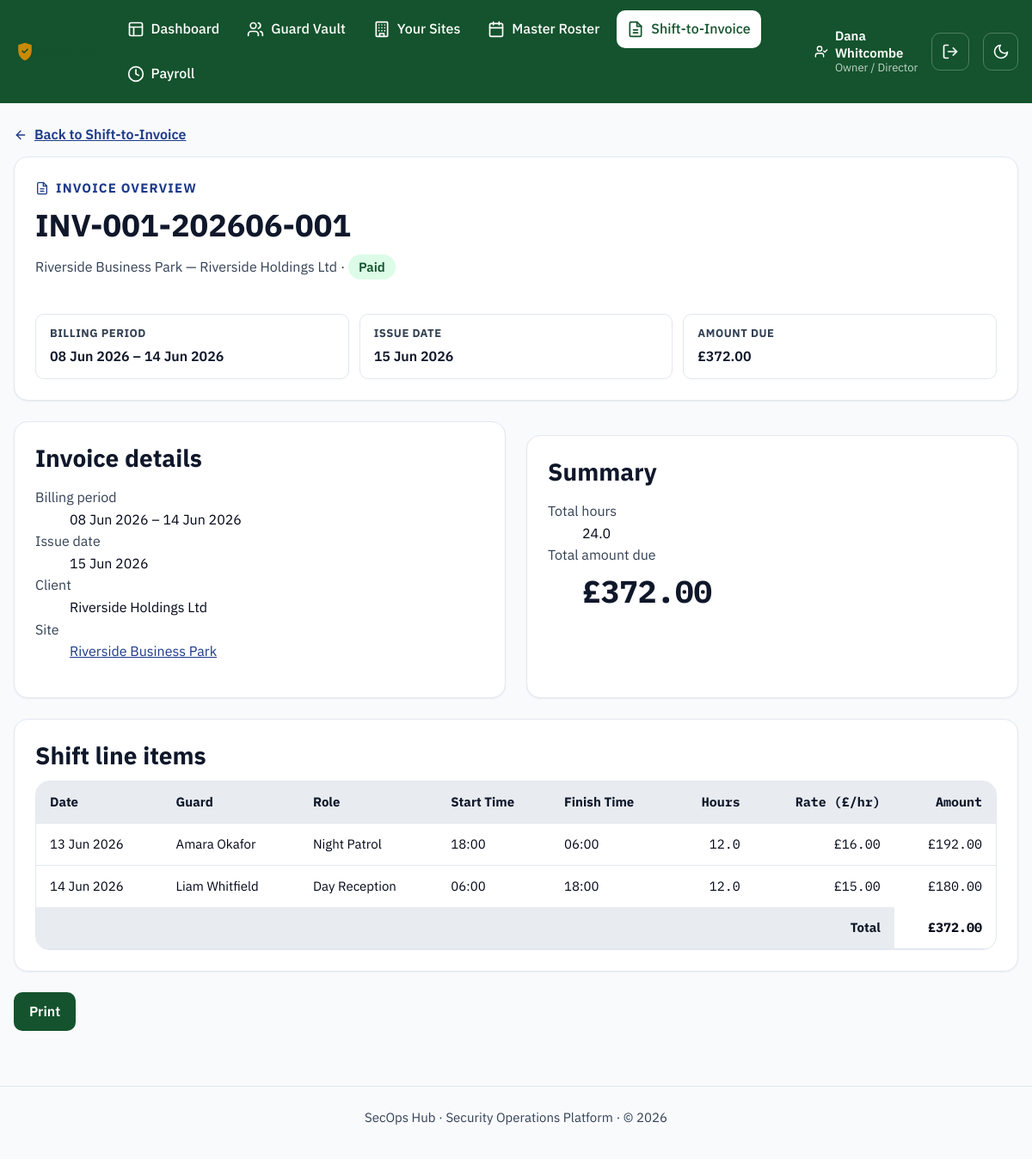
The page /invoices/1/print-preview (signed in) on the database its author committed.
### models.py (models this page shows, shortened)
class User(UserMixin, db.Model):
    __tablename__ = "users"
    id = db.Column(db.Integer, primary_key=True)
    name = db.Column(db.String(120), nullable=False)
    email = db.Column(db.String(120), unique=True, nullable=False)
    password_hash = db.Column(db.String(255), nullable=False)
    role = db.Column(db.String(30), nullable=False)
    language = db.Column(db.String(10), default="en", nullable=False)
    is_active_account = db.Column(db.Boolean, default=True, nullable=False)
    mfa_secret = db.Column(db.String(32))
    mfa_enabled = db.Column(db.Boolean, default=False, nullable=False)
    guard_id = db.Column(db.Integer, db.ForeignKey("guards.id"), nullable=True)
    created_at = db.Column(db.DateTime, default=datetime.utcnow)
    last_login_at = db.Column(db.DateTime)
    guard = db.relationship("Guard")
    @property
    def role_label(self):
        return ROLE_LABELS.get(self.role, self.role)
    @property
    def is_frontline(self):
        return self.role in FRONTLINE_ROLES

class Invoice(db.Model):
    __tablename__ = "invoices"
    id = db.Column(db.Integer, primary_key=True)
    invoice_number = db.Column(db.String(30), unique=True, nullable=False)
    site_id = db.Column(db.Integer, db.ForeignKey("sites.id"), nullable=False)
    period_start = db.Column(db.Date, nullable=False)
    period_end = db.Column(db.Date, nullable=False)
    issue_date = db.Column(db.Date, default=date.today, nullable=False)
    status = db.Column(db.String(20), default="draft", nullable=False)
    total_amount = db.Column(db.Numeric(10, 2), default=0)
    site = db.relationship("Site", back_populates="invoices")
    shifts = db.relationship("Shift", back_populates="invoice")
    @property
    def total_hours(self):
        return round(sum(s.hours for s in self.shifts), 2)

class Site(db.Model):
    __tablename__ = "sites"
    id = db.Column(db.Integer, primary_key=True)
    name = db.Column(db.String(120), nullable=False)
    client_name = db.Column(db.String(120), nullable=False)
    address = db.Column(db.String(255))
    site_manager = db.Column(db.String(120))
    pay_rate_default = db.Column(db.Numeric(8, 2), default=0)
    bill_rate_default = db.Column(db.Numeric(8, 2), default=0)
    billing_rate = db.Column(db.Numeric(8, 2), default=18.00, nullable=False)
    is_active = db.Column(db.Boolean, default=True, nullable=False)
    created_at = db.Column(db.DateTime, default=datetime.utcnow)
    shifts = db.relationship("Shift", back_populates="site")
    invoices = db.relationship("Invoice", back_populates="site")

class Shift(db.Model):
    __tablename__ = "shifts"
    id = db.Column(db.Integer, primary_key=True)
    site_id = db.Column(db.Integer, db.ForeignKey("sites.id"), nullable=False)
    guard_id = db.Column(db.Integer, db.ForeignKey("guards.id"), nullable=True)
    assigned_user_id = db.Column(db.Integer, db.ForeignKey("users.id"), nullable=True)
    staff_category = db.Column(db.String(20), default=STAFF_CATEGORY_GUARD, nullable=False)
    shift_date = db.Column(db.Date, nullable=False)
    start_time = db.Column(db.Time, nullable=False)
    end_time = db.Column(db.Time, nullable=False)
    role = db.Column(db.String(80))
    pay_rate = db.Column(db.Numeric(8, 2), default=0, nullable=False)
    bill_rate = db.Column(db.Numeric(8, 2), default=0, nullable=False)
    status = db.Column(db.String(20), default="scheduled", nullable=False)
    invoice_id = db.Column(db.Integer, db.ForeignKey("invoices.id"), nullable=True)
    notes = db.Column(db.String(255))
    clock_in = db.Column(db.DateTime, nullable=True)
    clock_out = db.Column(db.DateTime, nullable=True)
    total_hours = db.Column(db.Numeric(6, 2), nullable=True)
    approved_by_manager = db.Column(db.Boolean, default=False, nullable=False)
    paid_out = db.Column(db.Boolean, default=False, nullable=False)
    site = db.relationship("Site", back_populates="shifts")
    guard = db.relationship("Guard", back_populates="shifts")
    invoice = db.relationship("Invoice", back_populates="shifts")
    assigned_user = db.relationship("User", foreign_keys=[assigned_user_id])
    @property
    def hours(self):
        if self.total_hours is not None:
            return float(self.total_hours)
        start = datetime.combine(self.shift_date, self.start_time)
        end = datetime.combine(self.shift_date, self.end_time)
        if end <= start:
            end += timedelta(days=1)  # overnight shift
        return round((end - start).total_seconds() / 3600, 2)
    @property
    def bill_amount(self):
        return round(float(self.bill_rate) * self.hours, 2)

class Guard(db.Model):
    __tablename__ = "guards"
    id = db.Column(db.Integer, primary_key=True)
    employee_number = db.Column(db.String(40), unique=True)
    first_name = db.Column(db.String(80), nullable=False)
    last_name = db.Column(db.String(80), nullable=False)
    email = db.Column(db.String(120))
    phone = db.Column(db.String(30))
    sia_license_number = db.Column(db.String(40), nullable=False, unique=True)
    sia_license_type = db.Column(db.String(60), nullable=False)
    sia_expiry_date = db.Column(db.Date, nullable=False)
    dbs_expiry_date = db.Column(db.Date)
    is_active = db.Column(db.Boolean, default=True, nullable=False)
    pay_rate = db.Column(db.Numeric(8, 2), default=12.00, nullable=False)
    created_at = db.Column(db.DateTime, default=datetime.utcnow)
    bank_account_number = db.Column(db.String(20))
    bank_sort_code = db.Column(db.String(10))
    next_of_kin_name = db.Column(db.String(120))
    next_of_kin_relationship = db.Column(db.String(80))
    next_of_kin_contact = db.Column(db.String(30))
    profile_picture_filename = db.Column(db.String(255))
    sia_card_scan_filename = db.Column(db.String(255))
    shifts = db.relationship("Shift", back_populates="guard")
    @property
    def full_name(self):
        return f"{self.first_name} {self.last_name}"

### blueprints/invoices.py (the view)
@invoices_bp.route("/<int:invoice_id>/print-preview")
def print_preview(invoice_id):
    invoice = Invoice.query.get_or_404(invoice_id)
    shifts = sorted(invoice.shifts, key=lambda s: (s.shift_date, s.start_time))
    return render_template("invoices/print_preview.html", invoice=invoice, shifts=shifts)

### blueprints/invoices.py (called while the page is built)
@invoices_bp.before_request
@login_required
def _restrict_to_finance_roles():
    if current_user.role not in FINANCE_ROLES:
        abort(403)

### i18n.py (called while the page is built, shortened)
def _load(lang):
    if lang in _cache:
        return _cache[lang]

def translate(key, lang=DEFAULT_LANGUAGE):
    strings = _load(lang)
    if key in strings:
        return strings[key]
    if lang != DEFAULT_LANGUAGE:
        return _load(DEFAULT_LANGUAGE).get(key, key)
    return key

### templates/invoices/print_preview.html (shortened to what this page needs)
{% extends "base.html" %}
{% from "_icons.html" import icon_arrow_left, icon_invoice, icon_check_circle %}
{% block body_class %}print-preview{% endblock %}
{% block content %}
  {% set print_mode = true %}
  {% include "invoices/_invoice_detail.html" with context %}
  <div style="margin-top: var(--space-5);">
    <a class="btn btn-primary" href="#" onclick="window.print(); return false;">Print</a>
  </div>
{% endblock %}

### templates/base.html (shortened to what this page needs)
<!doctype html>
<html lang="en">
<head>
  <link rel="stylesheet" href="{{ url_for('static', filename='css/styles.css') }}">
</head>
<body class="{% block body_class %}{% endblock %}">
  {% from "_icons.html" import icon_shield, icon_layout, icon_users, icon_building, icon_invoice, icon_sun, icon_moon, icon_log_out, icon_user_check, icon_clock, icon_calendar %}
  <header class="app-header">
    <div class="app-header__inner">
      <a class="app-header__brand" href="{{ url_for('dashboard') }}">
        <img class="app-header__logo" src="{{ url_for('static', filename='img/logo.svg') }}" alt="SecOps Hub" height="28">
      </a>
      {% if current_user.is_authenticated %}
        <nav class="app-nav" aria-label="Primary">
          {% if not current_user.is_frontline %}
            <a href="{{ url_for('dashboard') }}" {% if request.endpoint == 'dashboard' %}aria-current="page"{% endif %}>
              {{ icon_layout() }} {{ t('nav.dashboard') }}
            </a>
          {% endif %}
          {% if current_user.role in ('owner', 'ops_manager', 'hr_compliance') %}
            <a href="{{ url_for('guards.list_guards') }}" {% if request.endpoint and request.endpoint.startswith('guards.') %}aria-current="page"{% endif %}>
              {{ icon_users() }} {{ t('nav.guards') }}
            </a>
          {% endif %}
          {% if current_user.role in ('owner', 'ops_manager', 'supervisor') %}
            <a href="{{ url_for('sites.list_sites') }}" {% if request.endpoint and request.endpoint.startswith('sites.') %}aria-current="page"{% endif %}>
              {{ icon_building() }} {{ t('nav.sites') }}
            </a>
            <a href="{{ url_for('roster.master') }}" {% if request.endpoint and request.endpoint.startswith('roster.') %}aria-current="page"{% endif %}>
              {{ icon_calendar() }} {{ t('nav.roster') }}
            </a>
          {% endif %}
          {% if current_user.role in ('owner', 'ops_manager') %}
            <a href="{{ url_for('invoices.list_invoices') }}" {% if request.endpoint and request.endpoint.startswith('invoices.') %}aria-current="page"{% endif %}>
              {{ icon_invoice() }} {{ t('nav.invoices') }}
            </a>
          {% endif %}
          {% if current_user.role in ('owner', 'hr_compliance') %}
            <a href="{{ url_for('payroll.overview') }}" {% if request.endpoint and request.endpoint.startswith('payroll.') %}aria-current="page"{% endif %}>
              {{ icon_clock() }} {{ t('nav.payroll') }}
            </a>
          {% endif %}
        </nav>
        <div class="app-header__session">
          <span class="app-header__user">
            {{ icon_user_check("icon icon--sm") }}
            <span>
              <strong>{{ current_user.name }}</strong>
              <small>{{ current_user.role_label }}</small>
            </span>
          </span>
          <form method="post" action="{{ url_for('auth.logout') }}">
            <button type="submit" class="theme-toggle" aria-label="{{ t('nav.logout') }}" title="{{ t('nav.logout') }}">
              {{ icon_log_out() }}
            </button>
          </form>
        </div>
      {% endif %}
      <button type="button" id="theme-toggle" class="theme-toggle" aria-pressed="false" aria-label="Switch to dark mode">
        {{ icon_moon("icon icon-moon") }}
      </button>
    </div>
  </header>
  <main id="main-content" class="app-main">
    {% with messages = get_flashed_messages(with_categories=true) %}
      {% if messages %}
          {% for category, message in messages %}
              {% if category == 'error' %}
                {% from "_icons.html" import icon_x_circle %}
              {% else %}
                {% from "_icons.html" import icon_check_circle %}
              {% endif %}
          {% endfor %}
      {% endif %}
    {% endwith %}
    {% block content %}{% endblock %}
  </main>
  <footer class="app-footer">
    <p>SecOps Hub &middot; Security Operations Platform &middot; &copy; {{ current_year }}</p>
  </footer>
</body>
</html>

### templates/invoices/_invoice_detail.html (shortened to what this page needs)
<a class="breadcrumb-link" href="{{ url_for('invoices.list_invoices') }}">{{ icon_arrow_left("icon icon--sm") }} Back to Shift-to-Invoice</a>
<section class="card invoice-hero">
  <div class="invoice-hero__content">
    <div class="invoice-hero__eyebrow">{{ icon_invoice("icon icon--sm") }} Invoice overview</div>
    <div class="page-header" style="margin-bottom: 0;">
      <div>
        <h1>{{ invoice.invoice_number }}</h1>
        <p class="page-header__meta">
          {{ invoice.site.name }} &mdash; {{ invoice.site.client_name }}
          &middot; <span class="badge badge--{{ invoice.status }}">{{ invoice.status|capitalize }}</span>
        </p>
      </div>
    </div>
  </div>
  <div class="invoice-hero__facts">
    <div class="invoice-hero__fact">
      <span class="invoice-hero__label">Billing period</span>
      <span class="invoice-hero__value">{{ invoice.period_start.strftime('%d %b %Y') }} &ndash; {{ invoice.period_end.strftime('%d %b %Y') }}</span>
    </div>
    <div class="invoice-hero__fact">
      <span class="invoice-hero__label">Issue date</span>
      <span class="invoice-hero__value">{{ invoice.issue_date.strftime('%d %b %Y') }}</span>
    </div>
    <div class="invoice-hero__fact">
      <span class="invoice-hero__label">Amount due</span>
      <span class="invoice-hero__value">£{{ '%.2f'|format(invoice.total_amount) }}</span>
    </div>
  </div>
</section>
<div class="grid-2">
  <section class="card" aria-labelledby="invoice-info-heading">
    <h2 id="invoice-info-heading">Invoice details</h2>
    <dl>
      <dt class="page-header__meta">Billing period</dt>
      <dd>{{ invoice.period_start.strftime('%d %b %Y') }} &ndash; {{ invoice.period_end.strftime('%d %b %Y') }}</dd>
      <dt class="page-header__meta">Issue date</dt>
      <dd>{{ invoice.issue_date.strftime('%d %b %Y') }}</dd>
      <dt class="page-header__meta">Client</dt>
      <dd>{{ invoice.site.client_name }}</dd>
      <dt class="page-header__meta">Site</dt>
      <dd><a href="{{ url_for('sites.detail', site_id=invoice.site_id) }}">{{ invoice.site.name }}</a></dd>
    </dl>
  </section>
  <section class="card" aria-labelledby="invoice-summary-heading">
    <h2 id="invoice-summary-heading">Summary</h2>
    <dl>
      <dt class="page-header__meta">Total hours</dt>
      <dd>{{ invoice.total_hours }}</dd>
      <dt class="page-header__meta">Total amount due</dt>
      <dd class="stat-card__value">£{{ '%.2f'|format(invoice.total_amount) }}</dd>
    </dl>
  </section>
</div>
<section class="card" aria-labelledby="line-items-heading" style="margin-top: var(--space-5);">
  <h2 id="line-items-heading">Shift line items</h2>
  <div class="table-wrapper">
    <table>
      <thead>
        <tr>
          <th scope="col">Date</th>
          <th scope="col">Guard</th>
          <th scope="col">Role</th>
          <th scope="col">Start Time</th>
          <th scope="col">Finish Time</th>
          <th scope="col" class="numeric">Hours</th>
          <th scope="col" class="numeric">Rate (£/hr)</th>
          <th scope="col" class="numeric">Amount</th>
        </tr>
      </thead>
      <tbody>
        {% for shift in shifts %}
          <tr>
            <td>{{ shift.shift_date.strftime('%d %b %Y') }}</td>
            <td>{{ shift.guard.full_name }}</td>
            <td>{{ shift.role or '—' }}</td>
            <td>{{ shift.start_time.strftime('%H:%M') }}</td>
            <td>{{ shift.end_time.strftime('%H:%M') }}</td>
            <td class="numeric">{{ shift.hours }}</td>
            <td class="numeric">£{{ '%.2f'|format(shift.bill_rate) }}</td>
            <td class="numeric">£{{ '%.2f'|format(shift.bill_amount) }}</td>
          </tr>
        {% endfor %}
      </tbody>
      <tfoot>
        <tr>
          <th scope="row" colspan="7" style="text-align:right;">Total</th>
          <td class="numeric"><strong>£{{ '%.2f'|format(invoice.total_amount) }}</strong></td>
        </tr>
      </tfoot>
    </table>
  </div>
</section>

### rows shown on the page
User: name "Dana Whitcombe", role_label "Owner / Director"
Invoice: invoice_number "INV-001-202606-001", status "Paid", period_start "08 Jun 2026", period_end "14 Jun 2026", issue_date "15 Jun 2026", total_amount "372.00"
Site: site.name "Riverside Business Park", site.client_name "Riverside Holdings Ltd"
Shift: total_hours "24.0", shift_date "13 Jun 2026", guard.full_name "Amara Okafor", role "Night Patrol", start_time "18:00", end_time "06:00", hours "12.0", bill_rate "16.00", bill_amount "192.00"
Shift: shift_date "14 Jun 2026", guard.full_name "Liam Whitfield", role "Day Reception", start_time "06:00", end_time "18:00", hours "12.0", bill_rate "15.00", bill_amount "180.00"

### other values the page prints
{{ t('nav.dashboard') }} "Dashboard"
{{ t('nav.guards') }} "Guard Vault"
{{ t('nav.sites') }} "Your Sites"
{{ t('nav.roster') }} "Master Roster"
{{ t('nav.invoices') }} "Shift-to-Invoice"
{{ t('nav.payroll') }} "Payroll"
